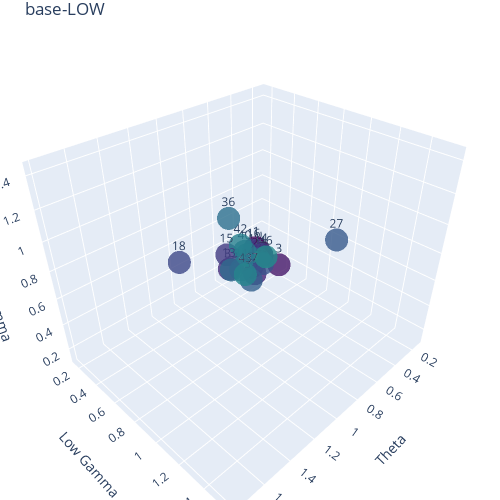

Notebook code cell kept with this figure:
### Code cell
animated_3D_scatter_plot(vector_BL,'base-LOW',remove_idx,True)
